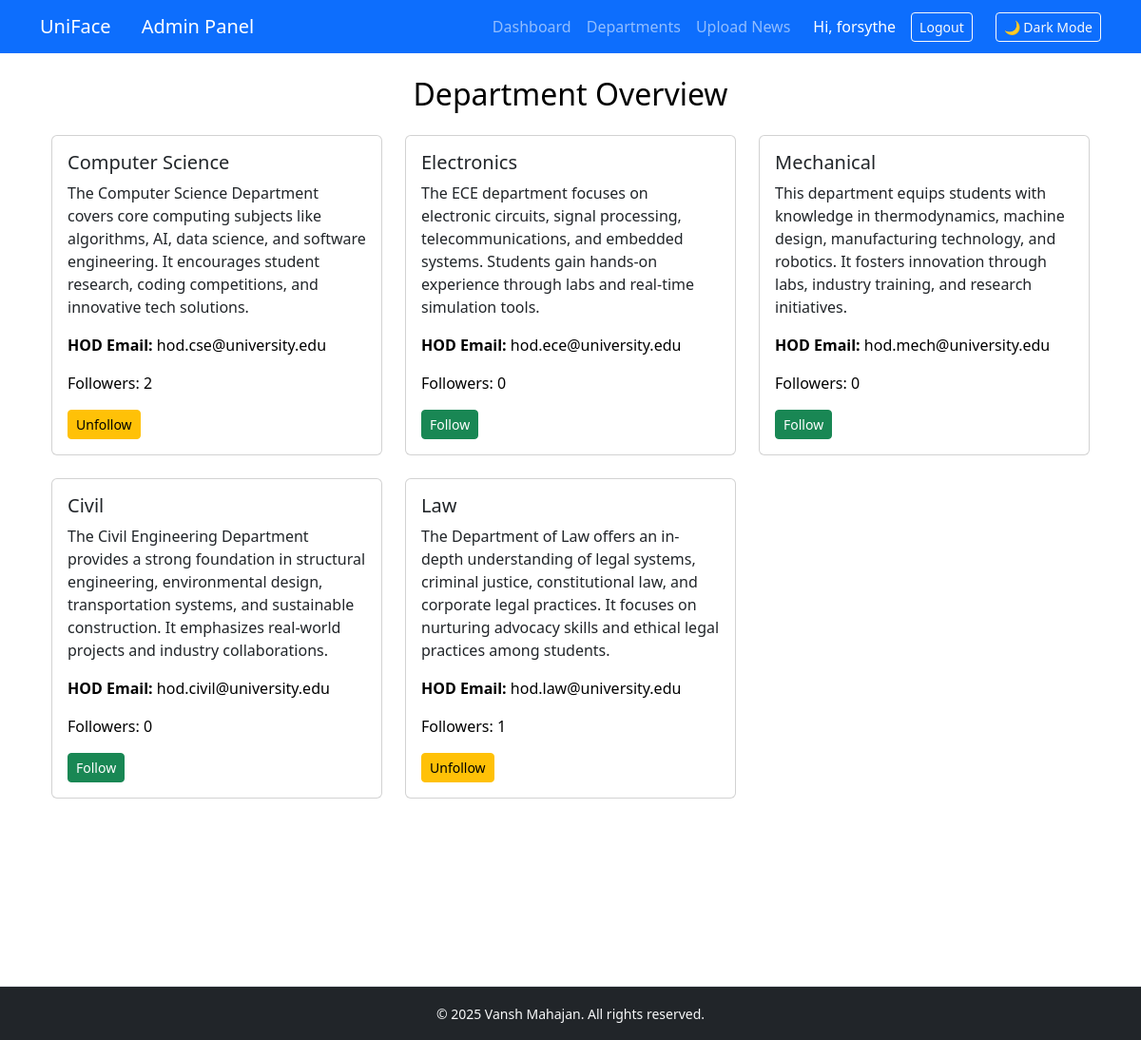
The app's page /departments/ (signed in) with its own data.
### core/models.py (models this page shows, shortened)
class Department(models.Model):
    name = models.CharField(max_length=100, unique=True)
    description = models.TextField(blank=True)
    email = models.EmailField(blank=True, null=True)
    followers = models.ManyToManyField(User,related_name='followed_departments', blank=True)

### core/views.py (the view)
# urls.py: path('departments/', views.department_overview, name='department_overview'),
@login_required
def department_overview(request):
    departments = Department.objects.all()
    return render(request, 'core/department_overview.html', {
        'departments': departments
    })

### core/templates/core/department_overview.html (shortened to what this page needs)
{% extends 'core/base.html' %}
{% load static %}
{% block content %}
<div class="container" style="padding-bottom: 80px;">
    <h2 class="text-center mb-4 department-title">Department Overview</h2>
    <div class="row">
        {% for dept in departments %}
        <div class="col-md-4 mb-4">
            <div class="card department-card h-100">
                <div class="card-body">
                    <h5 class="card-title">{{ dept.name }}</h5>
                    <p class="card-text">{{ dept.description }}</p>
                    <p class="card-text email-text"><strong>HOD Email:</strong> {{ dept.email }}</p>
                    <p class="followers-text">Followers: {{ dept.followers.count }}</p>
                    {% if user.is_authenticated %}
                        {% if user in dept.followers.all %}
                            <form method="post" action="{% url 'unfollow_department' dept.pk %}">
                                <button type="submit" class="btn btn-sm btn-warning">Unfollow</button>
                            </form>
                        {% else %}
                            <form method="post" action="{% url 'follow_department' dept.pk %}">
                                <button type="submit" class="btn btn-sm btn-success">Follow</button>
                            </form>
                        {% endif %}
                    {% else %}
                        <p><a href="{% url 'login' %}" class="btn btn-sm btn-outline-primary">Login to Follow</a></p>
                    {% endif %}
                </div>
            </div>
        </div>
        {% empty %}
        <p class="text-muted">No departments found.</p>
        {% endfor %}
    </div>
</div>
{% endblock %}

### core/templates/core/base.html (shortened to what this page needs)
<!DOCTYPE html>
<html>
<head>
    <link href="https://cdn.jsdelivr.net/npm/bootstrap@5.3.0/dist/css/bootstrap.min.css" rel="stylesheet">
</head>
<body>
<nav class="navbar navbar-expand-lg navbar-dark bg-primary" id="mainNavbar">
    <div class="container">
        <a class="navbar-brand" href="/">UniFace</a>
        {% if user.is_staff %}
        <a class="navbar-brand ms-3" href="{% url 'admin_dashboard' %}">Admin Panel</a>
        {% endif %}
        <div class="collapse navbar-collapse justify-content-end" id="navbarNav">
            {% if user.is_authenticated %}
            <ul class="navbar-nav me-3">
                <li class="nav-item">
                    <a class="nav-link" href="{% url 'dashboard' %}">Dashboard</a>
                </li>
                <li class="nav-item">
                    <a class="nav-link" href="{% url 'department_overview' %}">Departments</a>
                </li>
                <li class="nav-item">
                    <a class="nav-link" href="{% url 'upload_news' %}">Upload News</a>
                </li>
            </ul>
            <div class="d-flex align-items-center">
                <span class="text-white me-3">Hi, {{ user.username }}</span>
                <form method="post" action="{% url 'logout' %}" class="me-2">
                    <button type="submit" class="btn btn-outline-light btn-sm">Logout</button>
                </form>
            </div>
            {% endif %}
            <button id="darkModeToggle" class="btn btn-outline-light btn-sm ms-3">🌙 Dark Mode</button>
        </div>
    </div>
</nav>
<div class="container mt-4 content-container">
    {% block content %}
    {% endblock %}
</div>
<footer class="text-center py-3 bg-dark text-light border-top position-fixed bottom-0 w-100">
    <small>&copy; 2025 Vansh Mahajan. All rights reserved.</small>
</footer>
</body>
</html>

### core/templates/core/base.html (style rules this page uses)
footer { margin-top: 100px; }
.content-container { padding-bottom: 150px; }
.department-title, .email-text, .followers-text { color: #000; }

### records on screen
Department: name "Computer Science", description "The Computer Science Department covers core computing subjects like algorithms, AI, data science, and software engineering. It encourages student research, coding competitions, and innovative tech solutions.", email "hod.cse@university.edu", followers.count "2", shows "Unfollow"
Department: name "Electronics", description "The ECE department focuses on electronic circuits, signal processing, telecommunications, and embedded systems. Students gain hands-on experience through labs and real-time simulation tools.", email "hod.ece@university.edu", followers.count "0", shows "Follow"
Department: name "Mechanical", description "This department equips students with knowledge in thermodynamics, machine design, manufacturing technology, and robotics. It fosters innovation through labs, industry training, and research initiatives.", email "hod.mech@university.edu", followers.count "0", shows "Follow"
Department: name "Civil", description "The Civil Engineering Department provides a strong foundation in structural engineering, environmental design, transportation systems, and sustainable construction. It emphasizes real-world projects and industry collaborations.", email "hod.civil@university.edu", followers.count "0", shows "Follow"
Department: name "Law", description "The Department of Law offers an in-depth understanding of legal systems, criminal justice, constitutional law, and corporate legal practices. It focuses on nurturing advocacy skills and ethical legal practices among students.", email "hod.law@university.edu", followers.count "1", shows "Unfollow"

### other values on screen
{{ user.username }} "forsythe"
